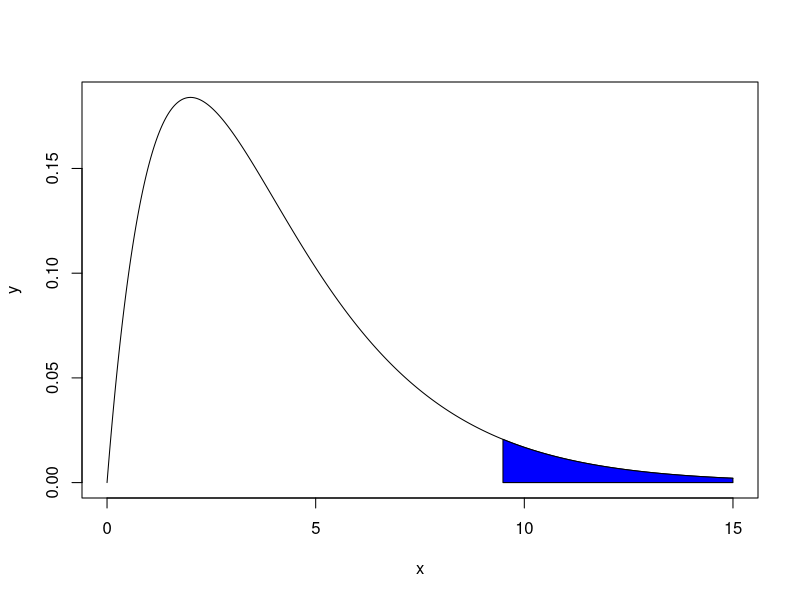
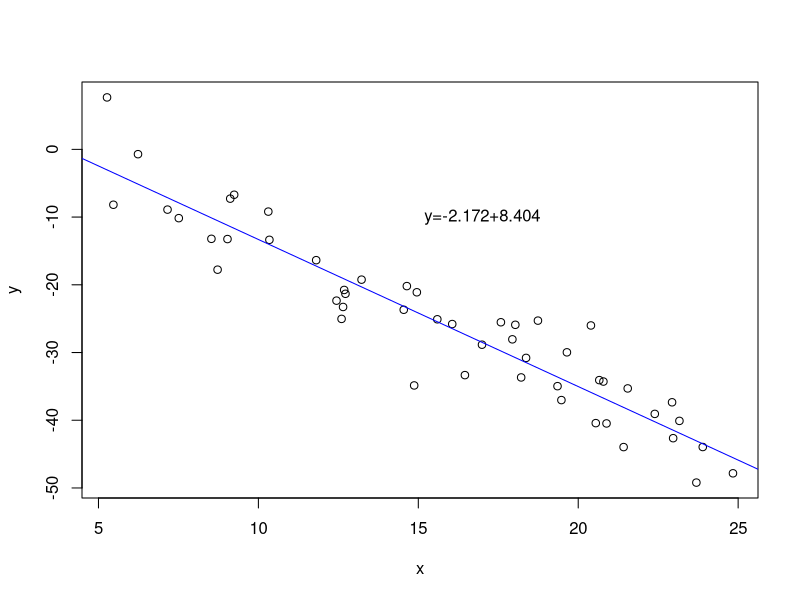

These charts were generated, in order, by the following R code:
## ---- chunk 1
knitr::opts_chunk$set(echo = TRUE)
## ---- chunk 2
x = seq(0, 15, by=0.01)
y = dchisq(x, df=4)
plot(x, y, type = 'l')

z_0.95 = qchisq(0.95, df=4)
z = seq(z_0.95, 15, by=0.01)
f.z = dchisq(z, df=4)

z = c(z_0.95, z, 15)
f.z = c(0, f.z, 0)
polygon(z, f.z, col = 'blue')
## ---- chunk 3
set.seed(0)
x = runif(50, min=5, max=25)
e = rnorm(50, mean=0, sd=5)
y = 6 - 2*x + e
plot(x, y)

beta1 = sum((x - mean(x)) * y) / sum((x - mean(x))^2)
beta0 = mean(y - beta1 * mean(x))
abline(a = beta0, b = beta1, col='blue')
text(17, -10, labels=gettextf("y=%.3f+%.3f", beta1, beta0))
